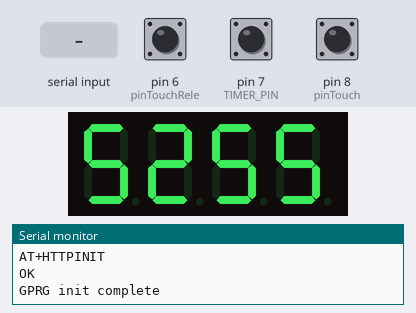
Recording of a sketch running on a simulated Arduino Uno, built with avr-gcc and run on an emulated ATmega328P. Shown: 4-digit seven-segment display, the last lines printed to the serial monitor. Inputs (shaded band) come from the test bench; at power-on: pin 7 (TIMER_PIN) HIGH, pin 6 (pinTouchRele) LOW, pin 8 (pinTouch) HIGH. EEPROM starts erased; the modem accepts every AT command (registered, SIM ready, sends succeed) and sends nothing else.

Above: at 17.9 s.
18.0 s: pin 7 (TIMER_PIN) pulled LOW for 0.15 s
At 18.6 s:
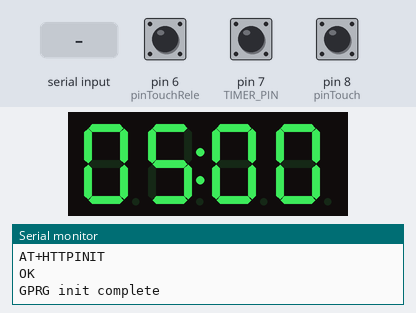
21.1 s: "1" received over the second serial link
At 25.3 s:
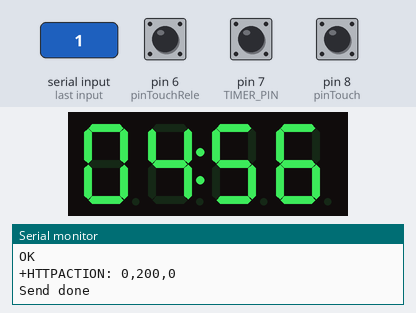
Timing chart, 0 to 26.8 s (numbered marks = the images above; inputs shaded):
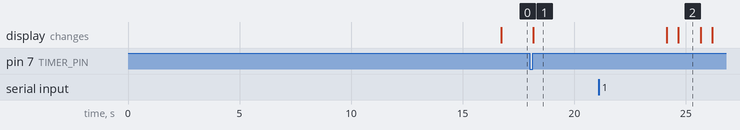

Measured:
- after the input at 18.0 s, the display: changes after 0.17 s (image 1)

The sketch:

automobile.ino
```cpp
#include <EEPROM.h>


#include "GyverButton.h"

#include <TM1637.h>
#define CLK A4
#define DIO A5

#include <SoftwareSerial.h>
#define SIM_RX 4
#define SIM_TX 5

SoftwareSerial SIM800(SIM_RX, SIM_TX);


#define RTIME_05 300000 // Время поездки 5 минут
#define RTIME_07 420000 // Время поездки 7 минут
#define RTIME_10 600000 // Время поездки 10 минут

#define TIMER_PIN 7 //переключение таймера  счетчиков 5-7-10 минут
#define SCREEN_PIN 6 //сингнал с кнопки чтения счетчиков 5-7-10 минут

struct ATCommand
{
	String command; // Команда
	int delay;// задержка после команды
};


TM1637 disp(CLK, DIO);

int pinTouch = 8;		// времено неиспользется
int pinTouchRele = 6;	// исходящий сигнал включается после выбора режима таймера
int pinRide = A3;		//не используется

int keyPin=A1;			//переключение таймера  счетчиков 5-7-10 минут
GButton keyBTN(TIMER_PIN);
int keyPin1=A2;			//сингнал с кнопки чтения счетчиков 5-7-10 минут
GButton screenBTN(SCREEN_PIN);
unsigned long keyTrashhold;

unsigned long workTimer;

boolean isRun;

unsigned long timerDelay;
unsigned long runTime;
unsigned long displayUpdateTime;

unsigned long rideTrashhold;
unsigned long startPressing; //Начало нажатия кнопки
unsigned long endPressing; //Конец нажатия кнопки

byte rideN_05; // количество поездок 5 минут
byte rideN_07; // количество поездок 7 минут
byte rideN_10; // количество поездок 10 минут
byte k; //Выводимый счётчик

bool isShowRide=true;//Показывать счётчик поездок


// Вычисляет время запуска события.
// Получает время, через которое наступит событие (в милисекундах)
// Возвращает время старта
unsigned long getTimeLine(unsigned long time)
{
  return millis() + time;
}

// Устанавливает время ожидания для устранения дребезга
unsigned long getTrashhold()
{
  return getTimeLine(50);
}

// Определяет, подошло ли время события
boolean isTimeCome(unsigned long mark)
{
  return (mark >0)&&(mark < millis()); // Если метка определена и текущее время больше метки
}

void setup() {
  SIM800.begin(9600);
  Serial.begin(9600);
  pinMode(pinTouch, INPUT_PULLUP);
  pinMode(pinRide, INPUT_PULLUP);
 // pinMode(keyPin, INPUT_PULLUP);
 // pinMode(keyPin1, INPUT_PULLUP);
  pinMode(pinTouchRele, OUTPUT);


  //Устанавливаем режим кнопок
  keyBTN.setType(HIGH_PULL);
  keyBTN.setDirection(NORM_OPEN);
  screenBTN.setType(HIGH_PULL);
  screenBTN.setDirection(NORM_OPEN);

  //////////////////////////////


 keyTrashhold=1;
 rideTrashhold=1;

 workTimer=0;
 isRun=false;
 timerDelay=0;

 disp.init();  // инициализация
 disp.set(7);


 rideN_05=EEPROM.read(0);
 rideN_07=EEPROM.read(1);
 rideN_10=EEPROM.read(2);
// if(rideN==255){rideN=0;EEPROM.update(0, rideN);}

 startPressing=endPressing=0;

 gprs_init();

}


void gprs_init() {  //Процедура начальной инициализации GSM модуля
  int d = 500;
  int ATsCount = 8; // Количество команд

  ATCommand ATs[]=
  {
	   { "AT+SAPBR=0,1",3},//Закрыть соединение
	  {"AT+SAPBR=3,1,\"CONTYPE\",\"GPRS\"", 6}, //Установка настроек подключения
	  {"AT+SAPBR=3,1,\"CONTYPE\",\"GPRS\"", 6}, //Установка настроек подключения
	  {"AT+SAPBR=3,1,\"APN\",\"internet.tele2.ru\"",1},
	  {"AT+SAPBR=3,1,\"USER\",\"tele2\"",1},
	  { "AT+SAPBR=3,1,\"PWD\",\"tele2\"",1},
	  { "AT+SAPBR=1,1",3},//Устанавливаем GPRS соединение
	  {"AT+HTTPINIT",3},//Инициализация http сервиса
	  { "AT+HTTPPARA=\"CID\",1",1}//Установка CID параметра для http сессии
  };

  Serial.println("GPRG init start");
  for (int i = 0; i < ATsCount; i++) {
    Serial.println(ATs[i].command);  //посылаем в монитор порта
    SIM800.println(ATs[i].command);  //посылаем в GSM модуль
    delay(d * ATs[i].delay);
    Serial.println(ReadGSM());  //показываем ответ от GSM модуля
    delay(d);
  }
  Serial.println("GPRG init complete");
}

void gprs_send(String data) {  //Процедура отправки данных на сервер
  //отправка данных на сайт
  int d = 400;
  Serial.println("Send start");
  Serial.println("setup url");
  SIM800.println("AT+HTTPPARA=\"URL\",\"http://mysite.ru/?a=" + data + "\"");
  delay(d * 2);
  Serial.println(ReadGSM());
  delay(d);
  Serial.println("GET url");
  SIM800.println("AT+HTTPACTION=0");
  delay(d * 2);
  Serial.println(ReadGSM());
  delay(d);
  Serial.println("Send done");
}

String ReadGSM() {  //функция чтения данных от GSM модуля
  int c;
  String v;
  while (SIM800.available()) {  //сохраняем входную строку в переменную v
    c = SIM800.read();
    v += char(c);
    delay(10);
  }
  return v;
}


void loop()
{
	keyBTN.tick();
	screenBTN.tick();

	if(isTimeCome(timerDelay))//Если прошла задержка перед стартом
	{
		if(!isRun)//Если ещё не едем,
		{
			isRun=true;//запускаем поездку
			runTime=getTimeLine(workTimer);// Устанавливаем время поездки
			saveRide();// и увеличиваем счётчик поездок
		}
	}
	else
	{
		digitalWrite(pinTouchRele, digitalRead(pinTouch));
		keyButton();
		showRide();
	}

	if(isRun)
	{
		if(isTimeCome(runTime))
		{
			isRun=false;
			timerDelay=0;
			workTimer=0;
			runTime=0;
		}
		else
		{
			digitalWrite(pinTouchRele, LOW);
			printTimer(runTime-millis());
		}
	}
}

String SIMAnswer() {  //функция чтения данных от GSM модуля
  int c;
  String v;
  while (SIM800.available()) {  //сохраняем входную строку в переменную v
    c = SIM800.read();
    v += char(c);
    delay(10);
  }
  return v;
}


// Отправляем данные через SIM
void sendSIMData()
{
	String msgString;
	byte msg[4];
	msg[0]=rideN_05;
	msg[1]=rideN_07;
	msg[2]=rideN_10;
	msg[2]=0x1A;

	msgString = String((char*)msg);

	gprs_send(msgString);
}

void saveRide()
{
 switch(workTimer)
 {
	case(RTIME_05):{rideN_05=updateRideLine(rideN_05,0);}break;
	case(RTIME_07):{rideN_07=updateRideLine(rideN_07,1);}break;
	case(RTIME_10):{rideN_10=updateRideLine(rideN_10,2);}break;
 }
 sendSIMData();
}


byte updateRideLine(byte ride, int n)
{
 if(ride==255){ride=0;}
 ride++;

 EEPROM.update(n, ride);
 return ride;
}

// Вывести время на дисплей
void printTimer(unsigned long runTime)
{
  int8_t TIME[4];
  int8_t mins;
  int8_t sec;

  unsigned long rest;

  if(displayUpdateTime==0){displayUpdateTime=1;}
  if(isTimeCome(displayUpdateTime))
  {

    rest=runTime/1000;

    mins=rest/60;
    sec=rest%60;

    TIME[0] = byte(mins / 10);           // получить десятки минут
    TIME[1] = byte(mins % 10);           // получить единицы минут
    TIME[2] = byte(sec / 10);            // получить десятки секунд
    TIME[3] = byte(sec % 10);            // получить единицы секунд

    if(sec&1){disp.point(0);}// Если секунда нечётная скрываем двоеточие
    else{disp.point(1);}// Если чётная - показываем

    disp.display(TIME);
    displayUpdateTime=getTimeLine(500);
  }
}

//Показываем количество поездок
void showRide()
{
  //if(digitalRead(keyPin1)==LOW)
  if(isShowRide)
  {
	  switch(k)
	  {
		  case(0):{printRide(k,rideN_05);}break;
		  case(1):{printRide(k,rideN_07);}break;
		  case(2):{printRide(k,rideN_10);}break;
	  }
  }
}

// Выводим на экран количество поезок
void printRide(byte t,byte ride)
{
  int8_t TIME[4];

	switch(t)// индекс счётчика
	{
		case(0):{TIME[0] = 5;}break;
		case(1):{TIME[0] = 7;}break;
		case(2):{TIME[0] = 1;}break;
	}

    TIME[1] = ride/100;     // получить сотни
    TIME[2] = (ride/10)%10; // получить десятки
    TIME[3] = ride%10;      // получить единицы
    disp.point(0);

    disp.display(TIME);
}

void keyButton()
{
  if(screenBTN.isHold()&&screenBTN.getHoldClicks()>3000)
  {
	workTimer=10000;
	printTimer(workTimer);
	keyTrashhold=getTrashhold();

	timerDelay=getTimeLine(10);
  }

  if(screenBTN.isClick())
  {
	  isShowRide=true;
		k++;
		if(k>2){k=0;}
  }

  if(keyBTN.isClick())
  {
	  switch(workTimer)
	  {
		  case(RTIME_05):
		  { workTimer=RTIME_07; }break;
		  case(RTIME_07):
		  { workTimer=RTIME_10; }break;
		  case(RTIME_10):
		  { workTimer=0; }break;
		  default:{workTimer=RTIME_05;}
		  }
		  isShowRide=false;
		  printTimer(workTimer);
		  keyTrashhold=getTrashhold();

		  timerDelay=getTimeLine(3000);
  }
}
```
